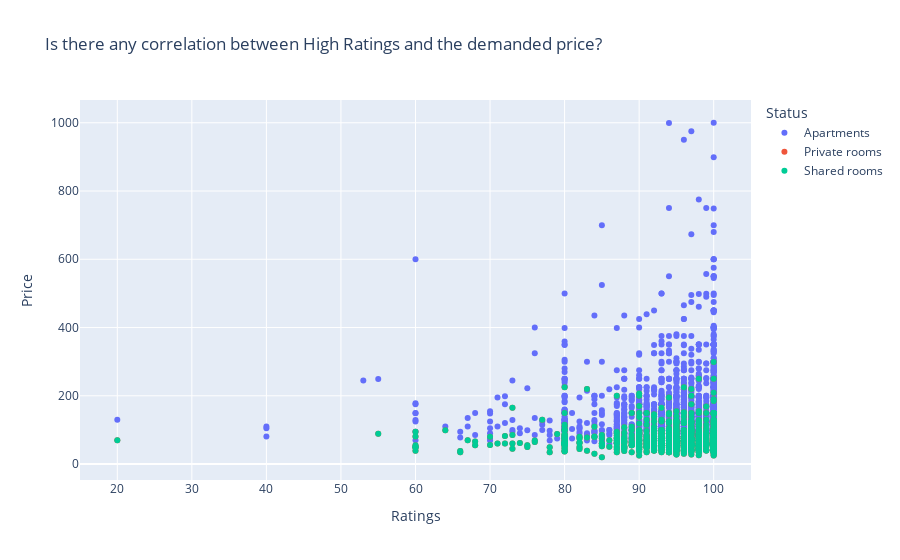

Notebook cell for this chart:
### Code cell
x1 = df_question3_m['review_scores_rating']
y1 = df_question3_m['price']
y2 = df_question3_p['price']
y3 = df_question3_s['price']

fig = go.Figure()

fig.add_trace(go.Scatter(
    x= x1,
    y=y1,
    name="Apartments",
     mode="markers",
))

fig.add_trace(go.Scatter(
    x= x1,
    y=y2,
    name="Private rooms",
    mode="markers",
))

fig.add_trace(go.Scatter(
    x= x1,
    y=y2,
    name="Shared rooms",
    mode="markers",
))


fig.update_layout(
    title="Is there any correlation between High Ratings and the demanded price?",
    xaxis_title="Ratings",
    yaxis_title="Price",
    legend_title="Status",
    )


fig.show()

### Figure 1 — Plotly figure (JSON) as saved in the notebook; plotly's stock layout.template omitted (floating-point values rounded to 4 significant figures; data arrays with more than 128 entries replaced by an {"elided": "..."} marker saying what was removed)
{"data": [{"mode": "markers", "name": "Apartments", "type": "scatter", "x": {"elided": "2541 int values"}, "y": {"elided": "2541 int values"}}, {"mode": "markers", "name": "Private rooms", "type": "scatter", "x": {"elided": "2541 int values"}, "y": {"elided": "1160 int values"}}, {"mode": "markers", "name": "Shared rooms", "type": "scatter", "x": {"elided": "2541 int values"}, "y": {"elided": "1160 int values"}}], "layout": {"legend": {"title": {"text": "Status"}}, "title": {"text": "Is there any correlation between High Ratings and the demanded price?"}, "xaxis": {"title": {"text": "Ratings"}}, "yaxis": {"title": {"text": "Price"}}}}
